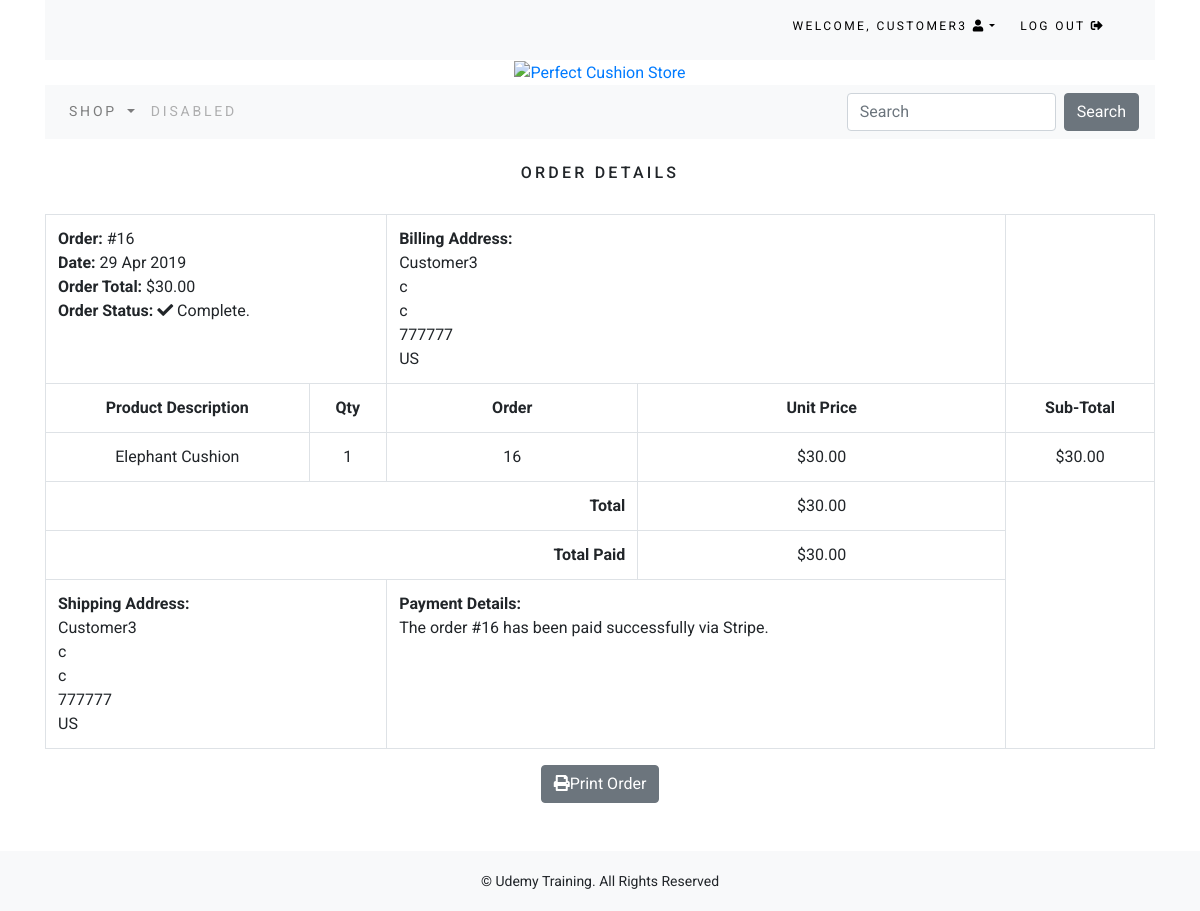
Screenshot of /order/detail/16/ (signed in) with the database file from the repository.
### order/models.py (models this page shows, shortened)
class Order(models.Model):
    token = models.CharField(max_length=250, blank=True)
    total = models.DecimalField(max_digits=10, decimal_places=2, verbose_name='USD Order Total')
    emailAddress = models.EmailField(max_length=250, blank=True, verbose_name='Email Address')
    user = models.ForeignKey(User, blank=True, null=True, related_name='order', on_delete=models.CASCADE)
    created = models.DateTimeField(auto_now_add=True)
    billingName = models.CharField(max_length=250, blank=True)
    billingAddress1 = models.CharField(max_length=250, blank=True)
    billingCity = models.CharField(max_length=250, blank=True)
    billingPostcode = models.CharField(max_length=250, blank=True)
    billingCountry = models.CharField(max_length=250, blank=True)
    shippingName = models.CharField(max_length=250, blank=True)
    shippingAddress1 = models.CharField(max_length=250, blank=True)
    shippingCity = models.CharField(max_length=250, blank=True)
    shippingPostCode = models.CharField(max_length=250, blank=True)
    shippingCountry = models.CharField(max_length=250, blank=True)
    class Meta:
        db_table = 'Order'
        ordering = ['-created']
    def __str__(self):
        return str(self.id)

class OrderItem(models.Model):
    product = models.CharField(max_length=250)
    quantity = models.IntegerField()
    price = models.DecimalField(max_digits=10, decimal_places=2, verbose_name='USD Price')
    order = models.ForeignKey(Order, on_delete=models.CASCADE)
    class Meta:
        db_table = 'OrderItem'
    def sub_total(self):
        return self.quantity * self.price

### order/views.py (the view)
# urls.py: path('detail/<int:pk>/', views.OrderDetail.as_view(), name='order_detail'),
class OrderDetail(LoginRequiredMixin, generic.DetailView):
    model = OrderItem
    template_name = 'admin/order/order_detail.html'
    def get_queryset(self):
        return Order.objects.filter(user=self.request.user)
    def get_context_data(self, **kwargs):
        context = super().get_context_data(**kwargs)
        context['order_items'] = OrderItem.objects.filter(order=self.kwargs['pk'])
        return context

### cart/context_processors.py (called while the page is built)
def counter(request):
    item_count = 0
    if 'admin' in request.path:
        return {}
    else:
        try:
            cart = Cart.objects.filter(cart_id=_cart_id(request))
            cart_items = CartItem.objects.all().filter(cart=cart[:1])
            for cart_item in cart_items:
                item_count += cart_item.quantity
        except Cart.DoesNotExist:
            item_count = 0
    return dict(item_count = item_count)

### cart/views.py (called while the page is built)
def _cart_id(request):
    cart = request.session.session_key
    if not cart:
        cart = request.session.create()
    return cart

### order/templates/admin/order/order_detail.html (shortened to what this page needs)
{% extends 'base.html' %}
{% load staticfiles %}
{% block content %}
<div>
    <div class="text-center">
        <br>
        <h1 class="text-center my_title">Order Details</h1>
        <br>
        <table class="table table-bordered">
            <tr>
                <td class="text-left" colspan="2">
                    <b>Order: </b>#{{ order.id }}<br>
                    <b>Date: </b>{{ order.created|date:"d M Y" }}<br>
                    <b>Order Total: </b>${{ order.total }}<br>
                    <b>Order Status: </b><i class="fas fa-check"></i> Complete.
                </td>
                <td class="text-left" colspan="2">
                    <b>Billing Address: </b><br>
                    {{ order.billingName }}<br>
                    {{ order.billingAddress1 }}<br>
                    {{ order.billingCity }}<br>
                    {{ order.billingPostcode }}<br>
                    {{ order.billingCountry }}<br>
                </td>
            </tr>
            <tr>
                <td><b>Product Description</b></td>
                <td><b>Qty</b></td>
                <td><b>Order</b></td>
                <td><b>Unit Price</b></td>
                <td><b>Sub-Total</b></td>
            </tr>
            {% for item in order_items %}
            <tr>
                <td>{{ item.product }}</td>
                <td>{{ item.quantity }}</td>
                <td>{{ item.order }}</td>
                <td>${{ item.price }}</td>
                <td>${{ item.sub_total }}</td>
            </tr>
            {% endfor %}
            <tr>
                <td class="text-right" colspan="3"><b>Total</b></td>
                <td>${{ order.total }}</td>
            </tr>
            <tr>
                <td class="text-right" colspan="3"><b>Total Paid</b></td>
                <td>${{ order.total }}</td>
            </tr>
            <tr>
                <td class="text-left" colspan="2">
                    <b>Shipping Address: </b><br>
                    {{ order.shippingName }}<br>
                    {{ order.shippingAddress1 }}<br>
                    {{ order.shippingCity }}<br>
                    {{ order.shippingPostCode }}<br>
                    {{ order.shippingCountry }}<br>
                </td>
                <td class="text-left" colspan="2">
                    <b>Payment Details: </b><br>
                    The order #{{ order.id }} has been paid successfully via Stripe.
                </td>
            </tr>
        </table>
        <button class="btn btn-secondary" onclick="window.print();"><i class="fas fa-print"></i>Print Order</button>
    </div>
</div>
<br>
<br>
{% endblock %}

### templates/_top-navbar.html (shortened to what this page needs)
<div class="container">
    <div class="my_custom_menu">
        <ul>
            {% if request.user.is_authenticated %}
            <li>
                Welcome,<a href="#" class="dropdown-toggle" data-toggle='dropdown'
                        aria-haspopup='true' aria-expanded='false'>
                    {{ user.username }} <i class="fas fa-user"></i></a>
            </li>
            <li>
                <a href="{% url 'accounts:logout' %}">Log Out <i class="fas fa-sign-out-alt"></i></a>
            </li>
            {% endif %}
        </ul>
    </div>
</div>

### static/perfectcushion/master.css (style rules this page uses)
body { font-family: 'Roboto', sans-serif; }
.my_title { font-size: 16px; text-transform: uppercase; letter-spacing: .2em; }
.my_custom_menu { text-align: right !important; }
.my_custom_menu ul li { list-style: none; color: #000; text-transform: uppercase; letter-spacing: .2em; font-size: 12px; padding-right: 20px; display: inline; }
.my_custom_menu ul li a { text-decoration: none; color: #000; list-style: none; text-transform: uppercase; letter-spacing: .2em; font-size: 12px; }

### rows the page displays
Order: id "16", created "29 Apr 2019", total "30.00", billingName "Customer3", billingAddress1 "c", billingCity "c", billingPostcode "777777", billingCountry "US", shippingName "Customer3", shippingAddress1 "c", shippingCity "c", shippingPostCode "777777", shippingCountry "US"
OrderItem: product "Elephant Cushion", quantity "1", order "16", price "30.00", sub_total "30.00"

### other values shown
{{ user.username }} "CUSTOMER3"
